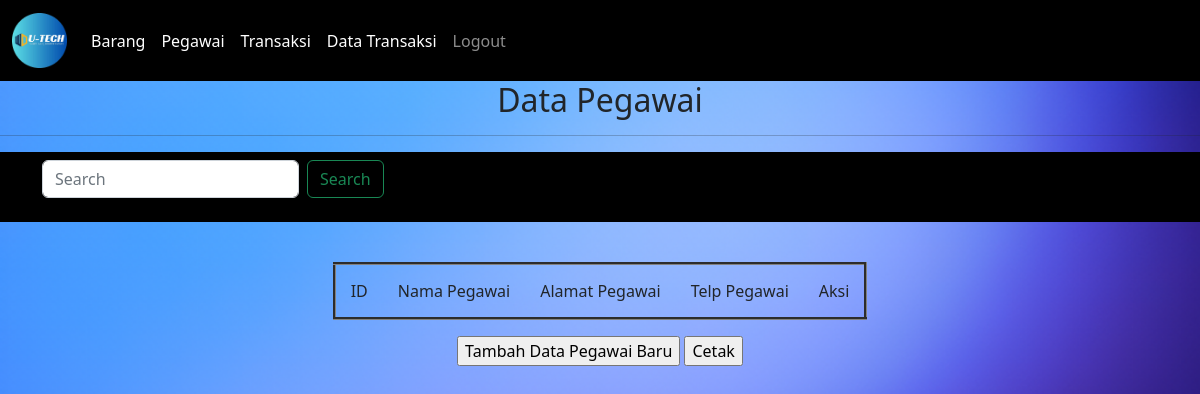
The page /pegawai.php on the database as committed earlier.
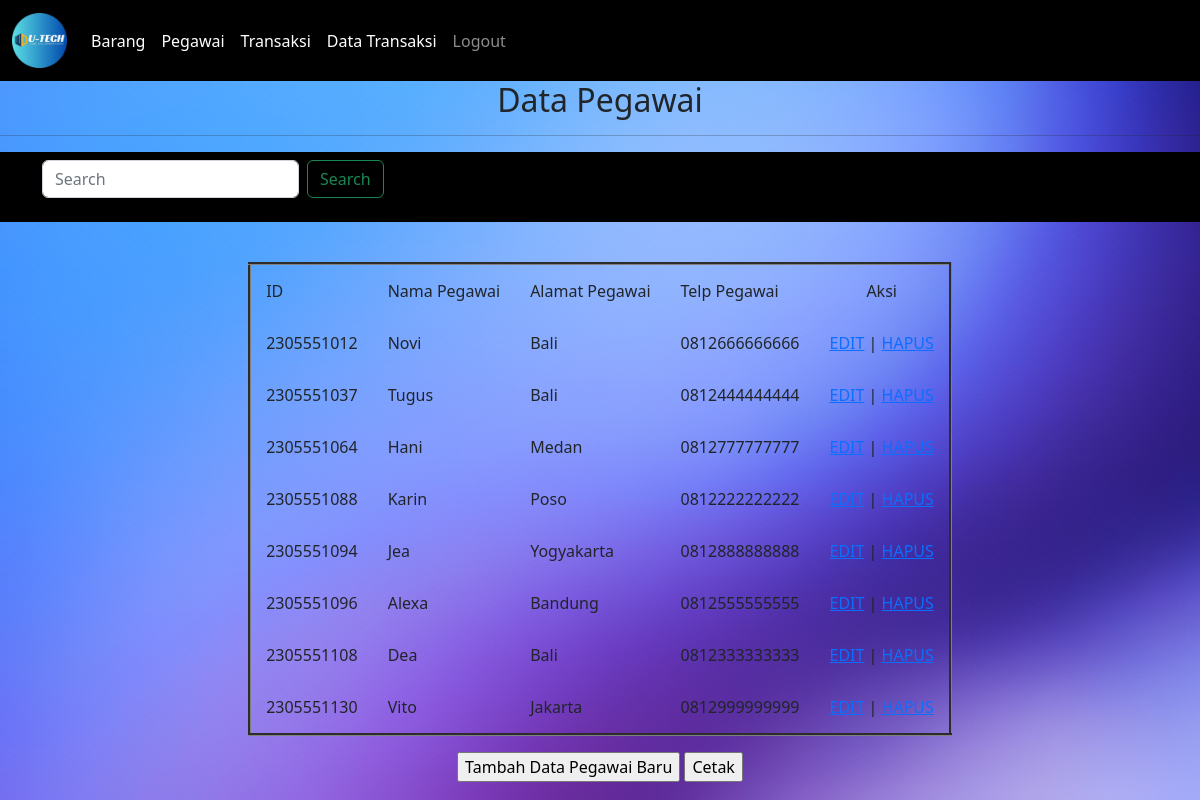
The same page on the database as committed later.
### tables this page shows
CREATE TABLE `tb_pegawai` (
  `id_pegawai` char(10) NOT NULL,
  `nama_pegawai` varchar(100) NOT NULL,
  `alamat_pegawai` varchar(255) NOT NULL,
  `telp_pegawai` varchar(15) NOT NULL,
  PRIMARY KEY (`id_pegawai`)
);

### pegawai.php (the view, shortened to what this page needs)
<?php
include "navbar.php";
?>
<!DOCTYPE html>
<html>
<head>
<link href="https://cdn.jsdelivr.net/npm/bootstrap@5.2.2/dist/css/bootstrap.min.css" rel="stylesheet">
</head>
<body >
<h2><center>Data Pegawai</center></h2>
  <hr>
  <nav class="navbar bg-body-tertiary">
  <div class="container-fluid" >
    <form method='GET' class="d-flex" role="search" style="margin-left: 30px;">
      <input name="cari" class="form-control me-2" type="search" placeholder="Search" aria-label="Search">
      <button Name="Cari" class="btn btn-outline-success" type="submit">Search</button>
    </form>
   </div>
  </nav>
  <br>
 <div class="table-responsive">
		<table class="table table-bordered table-striped table-hover">
		<table border='3' cellspacing="0" cellpadding='15' align="center">
          <tr>
			<td class="active">ID</td>
          <td class="active">Nama Pegawai</td>
          <td class="active">Alamat Pegawai</td>
		  <td class="active">Telp Pegawai</td>
        	<td align="center">Aksi</td>
		</tr>
		<?php
        include "koneksi.php";
         if(isset($_GET['cari'])){
            $cari = $_GET['cari'];
            $sql = "SELECT * from tb_pegawai where id_pegawai like '%$cari%' or nama_pegawai = '%$cari%'";
         }else{
            $sql = "SELECT * from tb_pegawai";
         }
			$query= mysqli_query($db_link,$sql);
			while($data = mysqli_fetch_array($query))
				{
				?>
                 <tr>
                <td><?php echo $data['id_pegawai']; ?></td>
                <td><?php echo $data['nama_pegawai']; ?></td>
                <td><?php echo $data['alamat_pegawai']; ?></td>
                <td><?php echo $data['telp_pegawai']; ?></td>
    <td>
      <a href="pegawai/edit.php?id_pegawai=<?php echo "$data[id_pegawai]"; ?>">EDIT</a> |
      <a href="pegawai/aksi_hapus.php?id_pegawai=<?php echo "$data[id_pegawai]"; ?>" onclick="return confirm('Anda yakin ingin menghapus data?<?php echo "$data[id_pegawai]"; ?>  ')">HAPUS</a>
    </td>
				</tr>
				<?php
				}
		?>
		</table>
<p>
 <center> <right><input type="button" value="Tambah Data Pegawai Baru" onclick="location.href='pegawai/tambah.php'"></right>
  <right><input type="button" value="Cetak" onclick="location.href='../menuisi/pencetakan.php'"></right></center>
  </p></table>
  </div>
</body>
</html>

### navbar.php (shortened to what this page needs)
<html>
<head>
    <link href="https://cdn.jsdelivr.net/npm/bootstrap@5.2.2/dist/css/bootstrap.min.css" rel="stylesheet">
</head>
<body>
<nav class="navbar navbar-expand-lg navbar-dark bg-#000000">
  <div class="container-fluid">
    <a class="navbar-brand" href="homepage.php">
      <img src="Image/logo-utech.png" alt="Logo" width="55" height="55" class="d-inline-block">
	</a>
    <div class="collapse navbar-collapse" id="navbarSupportedContent">
      <ul class="navbar-nav me-auto mb-2 mb-lg-0">
        <li class="nav-item">
          <a class="nav-link active" aria-current="page" href="barang.php">Barang</a>
        </li>
    <div class="collapse navbar-collapse" id="navbarSupportedContent">
      <ul class="navbar-nav me-auto mb-2 mb-lg-0">
        <li class="nav-item">
          <a class="nav-link active" aria-current="page" href="pegawai.php">Pegawai</a>
        </li>
    <div class="collapse navbar-collapse" id="navbarSupportedContent">
      <ul class="navbar-nav me-auto mb-2 mb-lg-0">
        <li class="nav-item">
          <a class="nav-link active" aria-current="page" href="transaksi/transaksi1.php">Transaksi</a>
        </li></ul></div>
<div class="collapse navbar-collapse" id="navbarSupportedContent">
      <ul class="navbar-nav me-auto mb-2 mb-lg-0">
        <li class="nav-item">
          <a class="nav-link active" aria-current="page" href="../menuisi/data_transaksi.php">Data Transaksi</a>
        <li class="nav-item">
          <a class="nav-link" href="index.php">Logout</a>
        </li>
      </ul>
    </div>
</ul></div>
</ul></div></div></nav>
</body>
</html>

### navbar.php (style rules this page uses)
body { background-image: url(Image/bg-plain.png); background-size: cover; }
.navbar { background-color: #000000; color: #ffffff; }

Rows that differ between the two databases and show on the page:
added tb_pegawai: id_pegawai "2305551012", nama_pegawai "Novi", alamat_pegawai "Bali", telp_pegawai "0812666666666"
added tb_pegawai: id_pegawai "2305551037", nama_pegawai "Tugus", alamat_pegawai "Bali", telp_pegawai "0812444444444"
added tb_pegawai: id_pegawai "2305551064", nama_pegawai "Hani", alamat_pegawai "Medan", telp_pegawai "0812777777777"
added tb_pegawai: id_pegawai "2305551088", nama_pegawai "Karin", alamat_pegawai "Poso", telp_pegawai "0812222222222"
added tb_pegawai: id_pegawai "2305551094", nama_pegawai "Jea", alamat_pegawai "Yogyakarta", telp_pegawai "0812888888888"
added tb_pegawai: id_pegawai "2305551096", nama_pegawai "Alexa", alamat_pegawai "Bandung", telp_pegawai "0812555555555"
added tb_pegawai: id_pegawai "2305551108", nama_pegawai "Dea", alamat_pegawai "Bali", telp_pegawai "0812333333333"
added tb_pegawai: id_pegawai "2305551130", nama_pegawai "Vito", alamat_pegawai "Jakarta", telp_pegawai "0812999999999"
